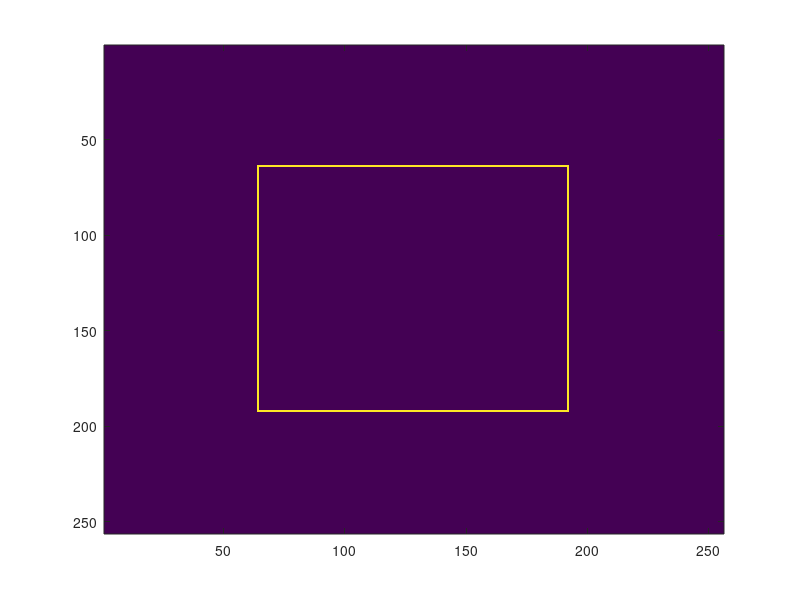

Write the MATLAB code that produced this figure. (Note: this script raises an error after producing the figure.)
% this scripts makes comparaison of L1/L2 norm ratio for 
% translation scattering and roto-translation scattering

clear;
N = 512;

x = zeros(N,N);
step_grid = 16;
for i = 1:step_grid:N
	x(:,i) = 1;
	x(i,:) = 1;
end
%%
N = 256;
x = zeros(N,N);
pad = 64;
x(pad,pad:N-pad) = 1;
x(N-pad,pad:N-pad) = 1;
x = x';
x(pad,pad:N-pad) = 1;
x(N-pad,pad:N-pad) = 1;
imagesc(x);

%% translation scattering
tic;
W_trans = wavelet_factory_2d(size(x));
S_trans = scat(x, W_trans);
toc;

%% roto-translation scattering
tic;
W_rt = wavelet_factory_3d(size(x));
S_rt = scat(x, W_rt);
toc;


%% roto-translation scattering with meyer wavelet along the angle
options.null = 1;
options_rot.meyer_rot = 1;
tic;
W_rt_meyer = wavelet_factory_3d(size(x), options, options_rot);
S_rt_meyer = scat(x, W_rt_meyer);
toc;

%% format 
S_trans_f = format_scat(S_trans);
S_rt_f = format_scat(S_rt);
S_rt_meyer_f = format_scat(S_rt_meyer);

%% norm l2 comparaison
x_l2 = sqrt(sum(x(:).^2))
S_trans_l2 = sqrt(sum(S_trans_f(:).^2))
S_rt_l2 = sqrt(sum(S_rt_f(:).^2))
S_rt_meyer_l2 = sqrt(sum(S_rt_meyer_f(:).^2))

%% norm l1 comparaison
x_l1 = sum(abs(x(:)))
S_trans_l1 = sum(abs(S_trans_f(:)))
S_rt_l1 = sum(abs(S_rt_f(:)))
S_rt_meyer_l1 = sum(abs(S_rt_meyer_f(:)))

%% histogram of log values
clf;
subplot(311);
hist(log(S_trans_f(:)+0.0001),10);
subplot(312);
hist(log(S_rt_f(:)+0.0001),10);
subplot(313);
hist(log(S_rt_meyer_f(:)+0.0001),10);
